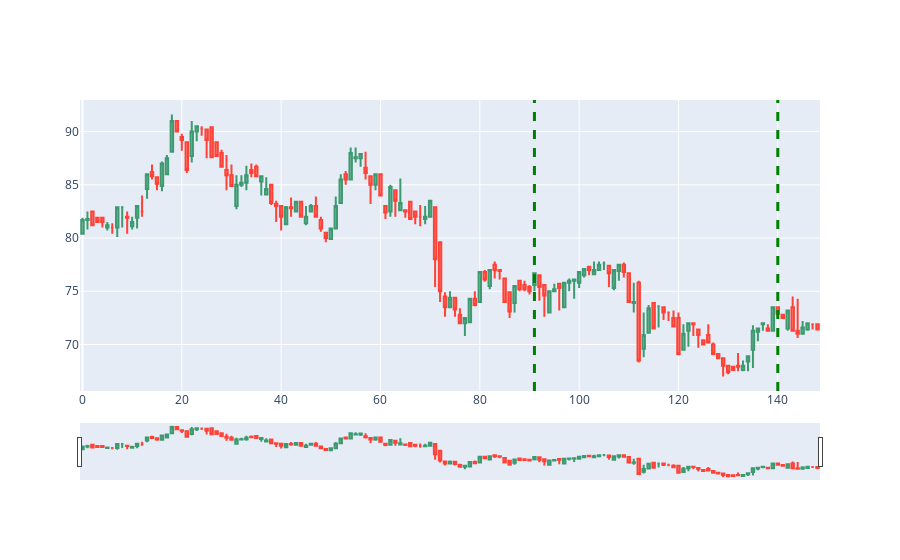
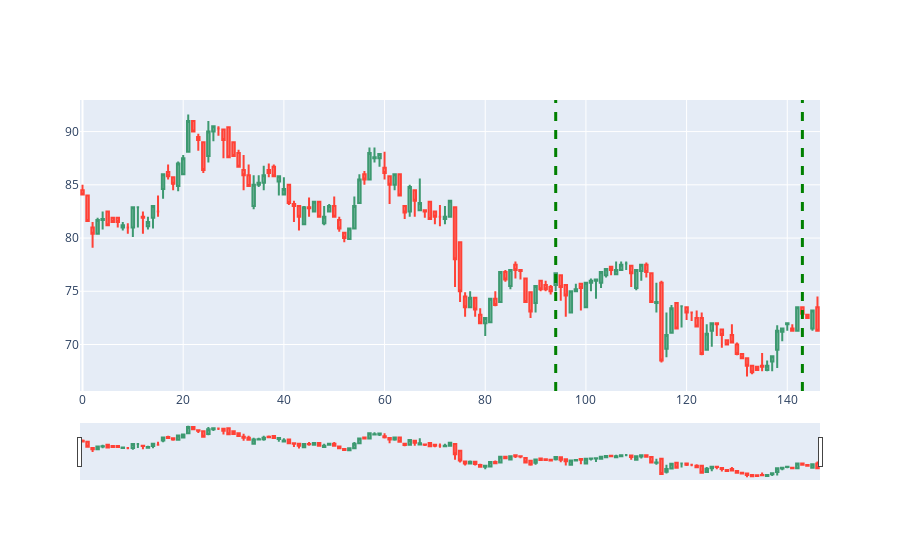
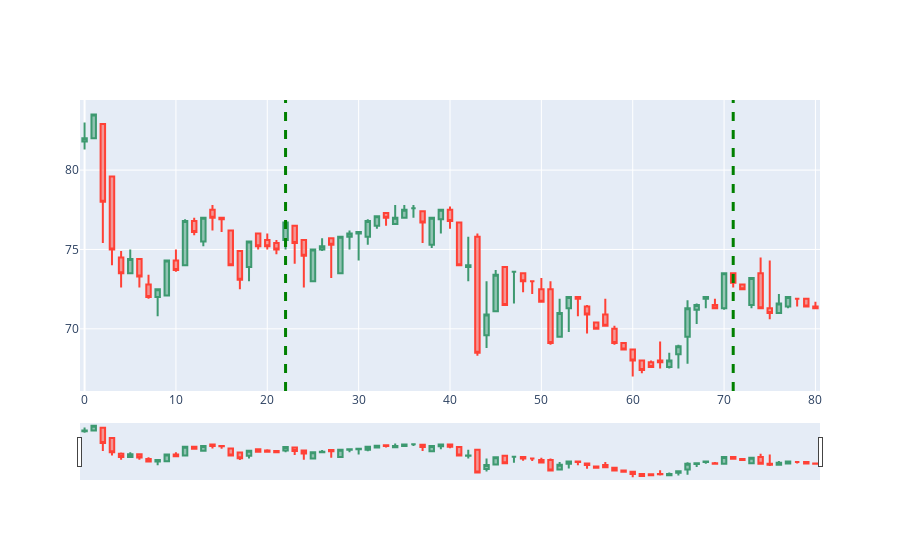
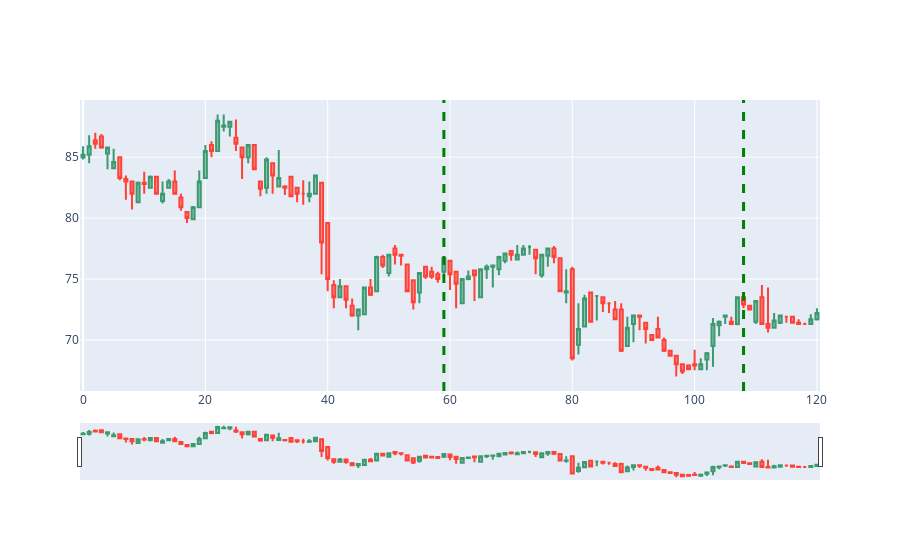

Notebook source saved alongside these figures, in order:
### Code cell
for i in range(10, 15):
    X = X2a[i]
    y = y2a[i]
    plot_candles(X, y)
